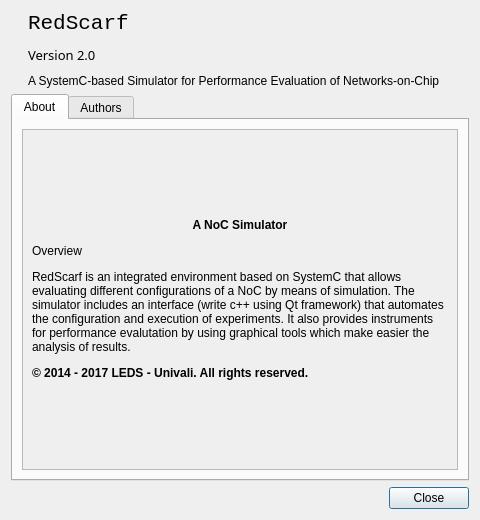
<?xml version="1.0" encoding="UTF-8"?>
<ui version="4.0">
 <class>AboutWindow</class>
 <widget class="QDialog" name="AboutWindow">
  <property name="windowModality">
   <enum>Qt::WindowModal</enum>
  </property>
  <property name="geometry">
   <rect>
    <x>0</x>
    <y>0</y>
    <width>480</width>
    <height>520</height>
   </rect>
  </property>
  <property name="minimumSize">
   <size>
    <width>240</width>
    <height>320</height>
   </size>
  </property>
  <property name="windowTitle">
   <string>About RedScarf</string>
  </property>
  <layout class="QVBoxLayout" name="verticalLayout_2">
   <item>
    <layout class="QHBoxLayout" name="horizontalLayout" stretch="0,1">
     <property name="spacing">
      <number>10</number>
     </property>
     <item>
      <widget class="QLabel" name="labelIcon">
       <property name="text">
        <string/>
       </property>
       <property name="pixmap">
        <pixmap resource="../resources/Icons.qrc">:/icons/icons/RedScarf_icon.png</pixmap>
       </property>
       <property name="alignment">
        <set>Qt::AlignCenter</set>
       </property>
      </widget>
     </item>
     <item>
      <layout class="QVBoxLayout" name="verticalLayout">
       <item>
        <widget class="QLabel" name="labelTitle">
         <property name="font">
          <font>
           <family>Courier New</family>
           <pointsize>16</pointsize>
          </font>
         </property>
         <property name="text">
          <string>RedScarf</string>
         </property>
        </widget>
       </item>
       <item>
        <widget class="QLabel" name="labelVersion">
         <property name="font">
          <font>
           <family>Arial Black</family>
           <pointsize>10</pointsize>
          </font>
         </property>
         <property name="text">
          <string>Version 2.0</string>
         </property>
        </widget>
       </item>
       <item>
        <widget class="QLabel" name="labelDescription">
         <property name="text">
          <string>A SystemC-based Simulator for Performance Evaluation of Networks-on-Chip</string>
         </property>
         <property name="wordWrap">
          <bool>true</bool>
         </property>
        </widget>
       </item>
       <item>
        <layout class="QVBoxLayout" name="verticalLayout_3"/>
       </item>
      </layout>
     </item>
    </layout>
   </item>
   <item>
    <widget class="QTabWidget" name="tabWidget">
     <property name="locale">
      <locale language="English" country="UnitedStates"/>
     </property>
     <property name="currentIndex">
      <number>0</number>
     </property>
     <widget class="QWidget" name="about">
      <attribute name="title">
       <string>About</string>
      </attribute>
      <layout class="QVBoxLayout" name="verticalLayout_4">
       <item>
        <widget class="QScrollArea" name="scrollArea">
         <property name="frameShadow">
          <enum>QFrame::Sunken</enum>
         </property>
         <property name="widgetResizable">
          <bool>true</bool>
         </property>
         <widget class="QWidget" name="scrollWidget">
          <property name="geometry">
           <rect>
            <x>0</x>
            <y>0</y>
            <width>428</width>
            <height>287</height>
           </rect>
          </property>
          <layout class="QVBoxLayout" name="verticalLayout_5">
           <item>
            <widget class="QLabel" name="label">
             <property name="text">
              <string>&lt;html&gt;&lt;head/&gt;&lt;body&gt;&lt;p align=&quot;center&quot;&gt;&lt;span style=&quot; font-weight:600;&quot;&gt;A NoC Simulator&lt;/span&gt;&lt;/p&gt;&lt;p align=&quot;center&quot;&gt;&lt;img src=&quot;:/icons/icons/Rede.png&quot;/&gt;&lt;/p&gt;&lt;p&gt;Overview&lt;/p&gt;&lt;p&gt;RedScarf is an integrated environment based on SystemC that allows evaluating different configurations of a NoC by means of simulation. The simulator includes an interface (write c++ using Qt framework) that automates the configuration and execution of experiments. It also provides instruments for performance evalutation by using graphical tools which make easier the analysis of results.&lt;/p&gt;&lt;p&gt;&lt;b&gt; &amp;#169; 2014 - 2017 LEDS - Univali. All rights reserved.&lt;/b&gt;&lt;/p&gt;&lt;/body&gt;&lt;/html&gt;</string>
             </property>
             <property name="wordWrap">
              <bool>true</bool>
             </property>
            </widget>
           </item>
          </layout>
         </widget>
        </widget>
       </item>
      </layout>
     </widget>
     <widget class="QWidget" name="authors">
      <attribute name="title">
       <string>Authors</string>
      </attribute>
      <layout class="QVBoxLayout" name="verticalLayout_6">
       <item>
        <widget class="QScrollArea" name="scrollAuthors">
         <property name="widgetResizable">
          <bool>true</bool>
         </property>
         <widget class="QWidget" name="widgetAuthors">
          <property name="geometry">
           <rect>
            <x>0</x>
            <y>0</y>
            <width>428</width>
            <height>287</height>
           </rect>
          </property>
         </widget>
        </widget>
       </item>
      </layout>
     </widget>
    </widget>
   </item>
   <item>
    <layout class="QHBoxLayout" name="horizontalLayout_2">
     <item>
      <spacer name="horizontalSpacer">
       <property name="orientation">
        <enum>Qt::Horizontal</enum>
       </property>
       <property name="sizeHint" stdset="0">
        <size>
         <width>40</width>
         <height>20</height>
        </size>
       </property>
      </spacer>
     </item>
     <item>
      <widget class="QPushButton" name="buttonClose">
       <property name="text">
        <string>Close</string>
       </property>
       <property name="icon">
        <iconset resource="../resources/Icons.qrc">
         <normaloff>:/icons/icons/icon_exit.png</normaloff>:/icons/icons/icon_exit.png</iconset>
       </property>
       <property name="default">
        <bool>true</bool>
       </property>
      </widget>
     </item>
    </layout>
   </item>
  </layout>
 </widget>
 <resources>
  <include location="../resources/Icons.qrc"/>
 </resources>
 <connections>
  <connection>
   <sender>buttonClose</sender>
   <signal>clicked()</signal>
   <receiver>AboutWindow</receiver>
   <slot>close()</slot>
   <hints>
    <hint type="sourcelabel">
     <x>232</x>
     <y>268</y>
    </hint>
    <hint type="destinationlabel">
     <x>246</x>
     <y>4</y>
    </hint>
   </hints>
  </connection>
 </connections>
</ui>
